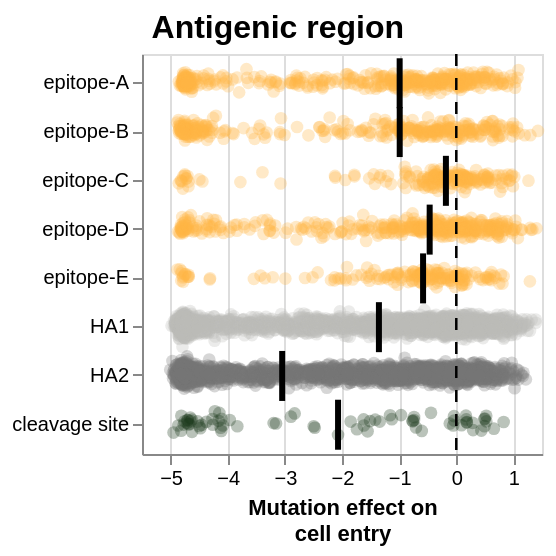

Here is the notebook cell this chart was saved with:
### Markdown cell above
### Distribution of functional effects across classic antigenic regions

### Code cell
# Define custom colors for each RBS region
colors = {
    'epitope-A': '#FFB547',
    'epitope-B': '#FFB547',
    'epitope-C': '#FFB547',
    'epitope-D': '#FFB547',
    'epitope-E': '#FFB547',
    'HA1': '#bdbebb',
    'HA2': '#767676',
    'cleavage site' : '#1A391A',
}

order = ['epitope-A', 'epitope-B', 'epitope-C', 'epitope-D', 'epitope-E', 'HA1', 'HA2','cleavage site']

# Create the jitter plot layer
points = alt.Chart(func_data_for_heatmap).mark_circle(size=40, opacity=0.3, stroke=None, strokeWidth=0).encode(
    y=alt.Y(
        "region",
        sort=order
    ).title(None),
    x=alt.X(
        'effect',
        title=(["Mutation effect on", "cell entry"]),
    ),
    yOffset="jitter:Q",
    color=alt.Color(
            "region",
            scale=alt.Scale(domain=list(colors.keys()), range=list(colors.values())),
            legend=None
    ),
    tooltip=['site', 'wildtype', 'mutant', 'effect'],
).transform_calculate(
    jitter="sqrt(-2*log(random()))*cos(2*PI*random())"
)

# Add black median line
median_line = alt.Chart(func_data_for_heatmap).mark_tick(
    color='black',
    thickness=3,
    size=25
).encode(
    y=alt.Y('region:N', sort=order),
    x='median(effect):Q'
)

vline = alt.Chart().mark_rule(
    color='black',
    size=1.25,
    opacity=1.0,
    strokeDash=[6,6]
).encode(x=alt.X(datum=0))

# Combine layers with median line on top
chart = alt.layer(
    points,
    median_line,
    vline
).properties(
    height=200, 
    width=200
)

# mean_entropy_epitope = func_data_ann[['site', 'region', 'entropy']].drop_duplicates().groupby(
#     "region"
# )["entropy"].mean().reset_index().rename(
#     columns={'entropy': 'mean_entropy'}
# )

# bar_chart = alt.Chart(mean_entropy_epitope).mark_bar(size=20).encode(
#     x=alt.X(
#         'mean_entropy:Q',
#         title=['Mean entropy', '(in natural sequences)'],
#         axis=alt.Axis(
#             tickCount=1,
#         )
#     ),
#     y=alt.Y(
#         'region:N',
#         sort=order, 
#         title=None,
#         axis=None
#     ),
#     color=alt.Color(
#             "region",
#             scale=alt.Scale(domain=list(colors.keys()), range=list(colors.values())),
#             legend=None
#     ),
#     tooltip=['region', 'mean_entropy']
# ).properties(
#     height=200,
#     width=80
# )

# Concatenate the plots
epitope_combined_chart = alt.concat(
    chart,  # jitter + median line + vline chart
    spacing=10
).resolve_scale(
    y='shared'
).properties(
    title=alt.TitleParams(
        text='Antigenic region',
        anchor='middle',
        fontSize=16,
        fontWeight='bold',
    )
)

epitope_combined_chart.display()

### Figure 1 — Vega-Lite specification as saved in the notebook (floating-point values rounded to 4 significant figures; data arrays with more than 128 entries replaced by an {"elided": "..."} marker saying what was removed)
{"config": {"view": {"continuousWidth": 300, "continuousHeight": 300}}, "concat": [{"layer": [{"data": {"name": "data-9e68120e78d10179ac960fa9f59009c0"}, "mark": {"type": "circle", "opacity": 0.3, "size": 40, "stroke": null, "strokeWidth": 0}, "encoding": {"color": {"field": "region", "legend": null, "scale": {"domain": ["epitope-A", "epitope-B", "epitope-C", "epitope-D", "epitope-E", "HA1", "HA2", "cleavage site"], "range": ["#FFB547", "#FFB547", "#FFB547", "#FFB547", "#FFB547", "#bdbebb", "#767676", "#1A391A"]}, "type": "nominal"}, "tooltip": [{"field": "site", "type": "nominal"}, {"field": "wildtype", "type": "nominal"}, {"field": "mutant", "type": "nominal"}, {"field": "effect", "type": "quantitative"}], "x": {"field": "effect", "title": ["Mutation effect on", "cell entry"], "type": "quantitative"}, "y": {"field": "region", "sort": ["epitope-A", "epitope-B", "epitope-C", "epitope-D", "epitope-E", "HA1", "HA2", "cleavage site"], "title": null, "type": "nominal"}, "yOffset": {"field": "jitter", "type": "quantitative"}}, "transform": [{"calculate": "sqrt(-2*log(random()))*cos(2*PI*random())", "as": "jitter"}]}, {"data": {"name": "data-9e68120e78d10179ac960fa9f59009c0"}, "mark": {"type": "tick", "color": "black", "size": 25, "thickness": 3}, "encoding": {"x": {"aggregate": "median", "field": "effect", "type": "quantitative"}, "y": {"field": "region", "sort": ["epitope-A", "epitope-B", "epitope-C", "epitope-D", "epitope-E", "HA1", "HA2", "cleavage site"], "type": "nominal"}}}, {"data": {"name": "empty"}, "mark": {"type": "rule", "color": "black", "opacity": 1.0, "size": 1.25, "strokeDash": [6, 6]}, "encoding": {"x": {"datum": 0}}}], "height": 200, "width": 200}], "resolve": {"scale": {"y": "shared"}}, "spacing": 10, "title": {"text": "Antigenic region", "anchor": "middle", "fontSize": 16, "fontWeight": "bold"}, "$schema": "https://vega.github.io/schema/vega-lite/v5.20.1.json", "datasets": {"data-9e68120e78d10179ac960fa9f59009c0": {"elided": "8311 records"}, "empty": [{}]}}
